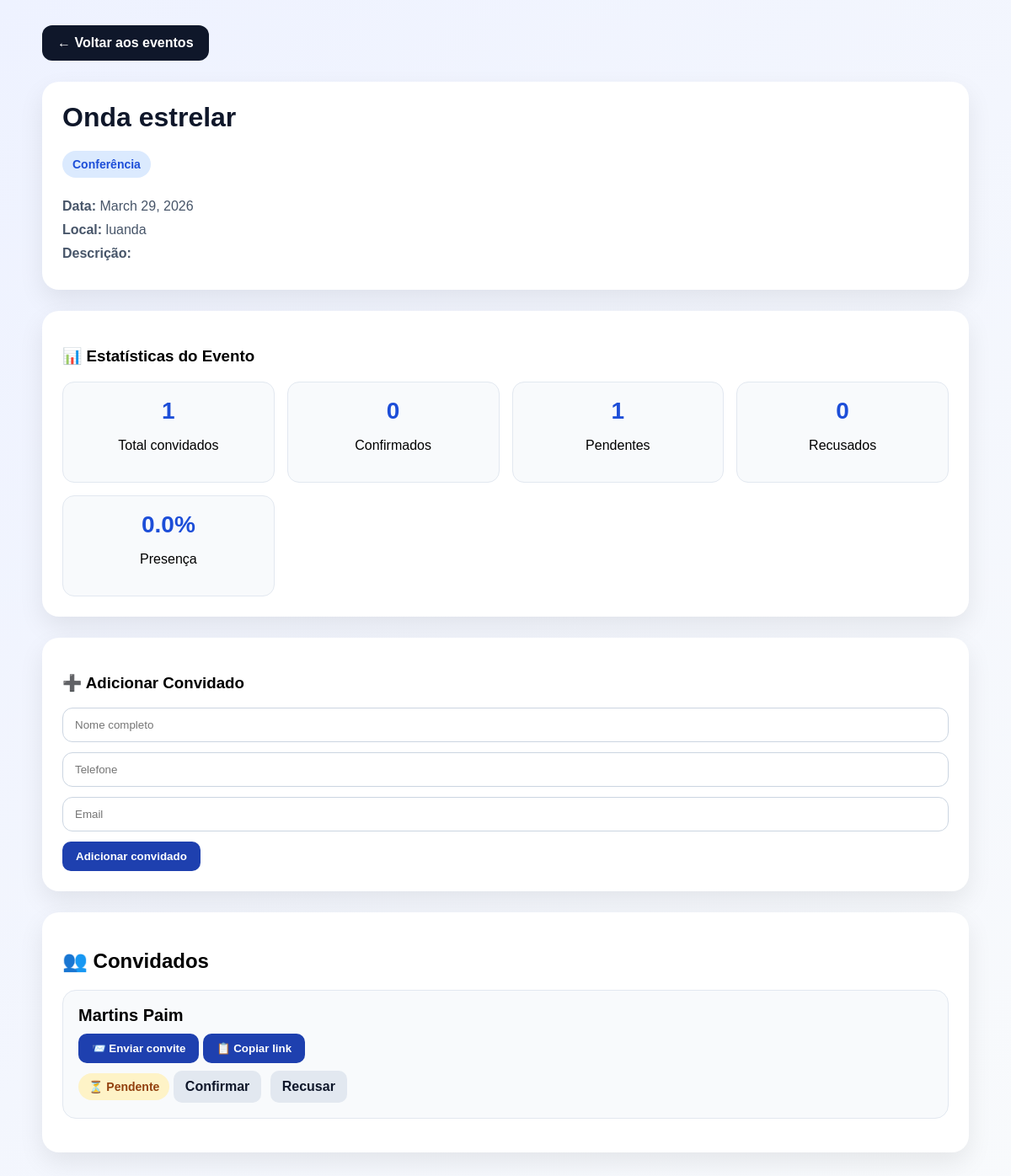
/events/9/, run on an earlier commit of the app's database.
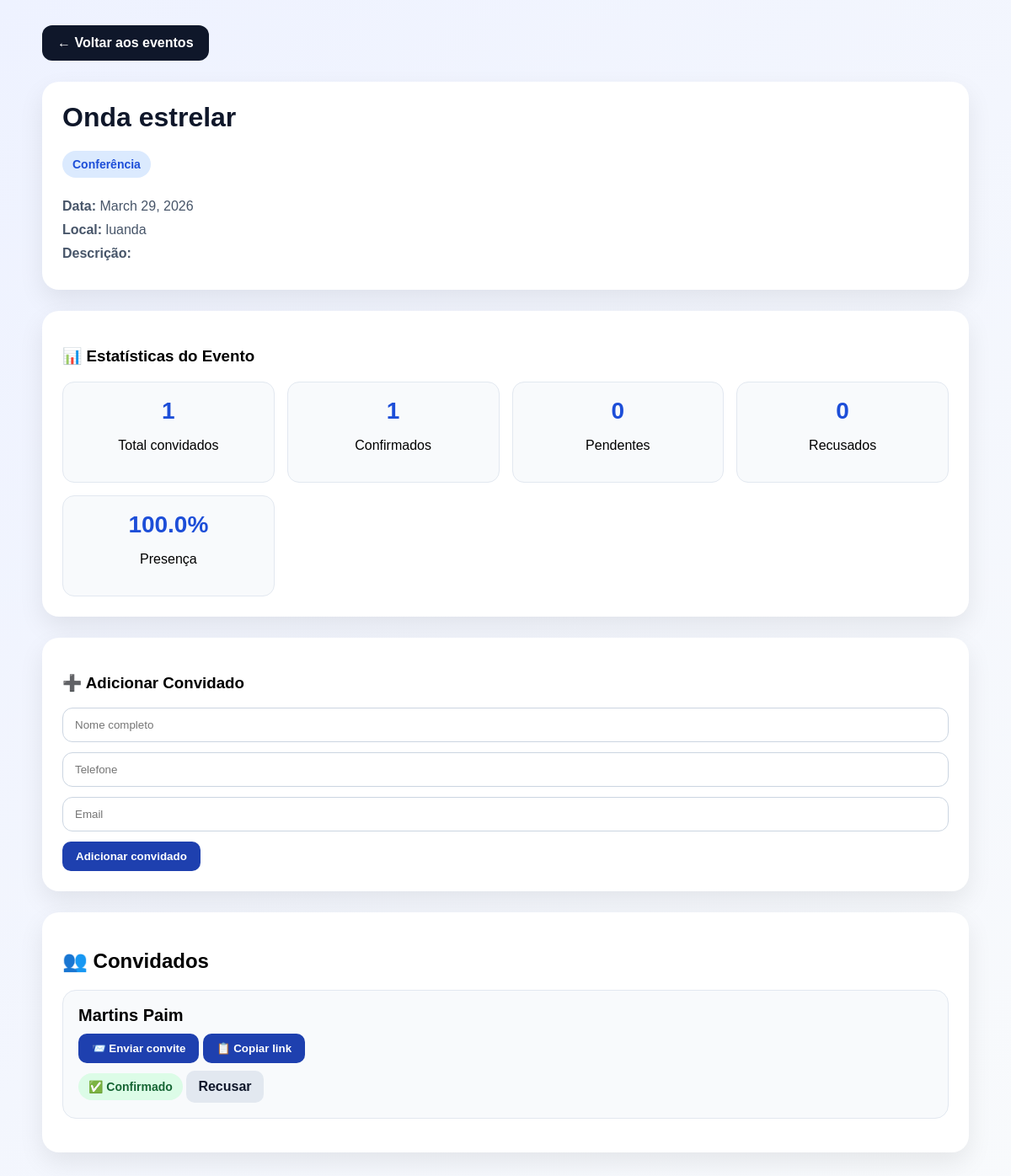
And on a later commit of the database.
### events/models.py (models this page shows, shortened)
class Event(models.Model):
    EVENT_TYPES = [
        ('aniversario', 'Aniversário'),
        ('casamento', 'Casamento'),
        ('noivado', 'Noivado'),
        ('baptizado', 'Baptizado'),
        ('cha_de_bebe', 'Chá de bebé'),
        ('formatura', 'Formatura'),
        ('conferencia', 'Conferência'),
        ('reuniao', 'Reunião'),
        ('evento_corporativo', 'Evento corporativo'),
        ('outro', 'Outro'),
    ]
    name = models.CharField(max_length=200)
    event_type = models.CharField(max_length=30, choices=EVENT_TYPES)
    custom_event_type = models.CharField(max_length=100, blank=True)
    date = models.DateField()
    location = models.CharField(max_length=255)
    description = models.TextField(blank=True)
    created_at = models.DateTimeField(auto_now_add=True)
    def event_type_label(self):
        if self.event_type == 'outro' and self.custom_event_type:
            return self.custom_event_type
        return self.get_event_type_display()

### guests/models.py (models this page shows, shortened)
class Guest(models.Model):
    STATUS_CHOICES = [
        ('pendente', 'Pendente'),
        ('confirmado', 'Confirmado'),
        ('recusado', 'Recusado'),
    ]
    event = models.ForeignKey(Event, on_delete=models.CASCADE)
    full_name = models.CharField(max_length=200)
    phone = models.CharField(max_length=20)
    email = models.EmailField(blank=True)
    status = models.CharField(max_length=20, choices=STATUS_CHOICES, default='pendente')
    token = models.UUIDField(default=uuid.uuid4, editable=False, unique=True)

### events/views.py (the view, shortened to what this page needs)
# urls.py: path('<int:event_id>/', views.event_detail, name='event_detail'),
def event_detail(request, event_id):
    event = get_object_or_404(Event, id=event_id)
    guests = Guest.objects.filter(event=event)
    total_guests = guests.count()
    confirmed_guests = guests.filter(status='confirmado').count()
    pending_guests = guests.filter(status='pendente').count()
    declined_guests = guests.filter(status='recusado').count()
    if total_guests > 0:
        percentage = round((confirmed_guests / total_guests) * 100, 1)
    else:
        percentage = 0
    return render(request, 'events/event_detail.html', {
        'event': event,
        'guests': guests,
        'total_guests': total_guests,
        'confirmed_guests': confirmed_guests,
        'pending_guests': pending_guests,
        'declined_guests': declined_guests,
        'percentage': percentage,
    })

### events/templates/events/event_detail.html (shortened to what this page needs)
<!DOCTYPE html>
<html lang="pt">
<head>
</head>
<body>
    <div class="container">
        <div class="topbar">
            <a href="/events/" class="back-btn">← Voltar aos eventos</a>
        </div>
        <div class="event-card">
            <h1>{{ event.name }}</h1>
            <div class="badge">{{ event.event_type_label }}</div>
            <div class="info"><strong>Data:</strong> {{ event.date }}</div>
            <div class="info"><strong>Local:</strong> {{ event.location }}</div>
            <div class="info"><strong>Descrição:</strong> {{ event.description }}</div>
        </div>
        <div class="stats-box">
    <h3>📊 Estatísticas do Evento</h3>
    <div class="stats-grid">
        <div class="stat">
            <h4>{{ total_guests }}</h4>
            <p>Total convidados</p>
        </div>
        <div class="stat">
            <h4>{{ confirmed_guests }}</h4>
            <p>Confirmados</p>
        </div>
        <div class="stat">
            <h4>{{ pending_guests }}</h4>
            <p>Pendentes</p>
        </div>
        <div class="stat">
            <h4>{{ declined_guests }}</h4>
            <p>Recusados</p>
        </div>
        <div class="stat">
            <h4>{{ percentage }}%</h4>
            <p>Presença</p>
        </div>
    </div>
</div>
        <div class="section">
            <h3>➕ Adicionar Convidado</h3>
            <form method="POST">
                <input type="text" name="full_name" placeholder="Nome completo" required>
                <input type="text" name="phone" placeholder="Telefone">
                <input type="email" name="email" placeholder="Email">
                <button type="submit">Adicionar convidado</button>
            </form>
        </div>
        <div class="section">
            <h2>👥 Convidados</h2>
            {% if guests %}
                <ul class="guest-list">
                    {% for guest in guests %}
                        <li class="guest-item">
                            <div class="guest-name">{{ guest.full_name }}</div>
                            <div style="margin-top:10px;">
                                <button class="wa-btn" onclick="enviarWhatsApp(
                                    '{{ guest.full_name }}',
                                    '{{ guest.event.name }}',
                                    '{{ guest.event.date }}',
                                    '{{ guest.event.location }}',
                                    '{{ guest.phone }}',
                                    '{{ guest.token }}'
                                )">
                                    📨 Enviar convite
                                </button>
                                <button class="copy-btn" onclick="navigator.clipboard.writeText('http://192.168.1.15:8000/invite/{{ guest.token }}/confirm/')">
                                    📋 Copiar link
                                </button>
                            </div>
                           <div class="guest-actions">
                    {% if guest.status == 'confirmado' %}
                         <div class="status confirmado">✅ Confirmado</div>
        <a href="/decline/{{ guest.id }}/">Recusar</a>
                    {% elif guest.status == 'recusado' %}
        <div class="status recusado">🚫 Recusado</div>
        <a href="/confirm/{{ guest.id }}/">Confirmar</a>
                     {% else %}
        <div class="status pendente">⏳ Pendente</div>
        <a href="/confirm/{{ guest.id }}/">Confirmar</a>
        <a href="/decline/{{ guest.id }}/">Recusar</a>
                     {% endif %}
</div>
                        </li>
                    {% endfor %}
                </ul>
            {% else %}
                <p>Nenhum convidado ainda.</p>
            {% endif %}
        </div>
    </div>
</body>
</html>

### events/templates/events/event_detail.html (style rules this page uses)
* { box-sizing: border-box; }
body { margin: 0; font-family: Arial, sans-serif; background: linear-gradient(135deg, #eef2ff, #f8fafc); min-height: 100vh; padding: 30px 20px; }
.container { max-width: 1100px; margin: 0 auto; }
.topbar { display: flex; justify-content: space-between; align-items: center; gap: 15px; flex-wrap: wrap; margin-bottom: 25px; }
.back-btn { text-decoration: none; background: #0f172a; color: white; padding: 12px 18px; border-radius: 12px; font-weight: bold; }
.event-card, .stats-box, .section { background: white; border-radius: 20px; padding: 24px; box-shadow: 0 12px 30px rgba(0,0,0,0.08); margin-bottom: 25px; }
.event-card h1 { margin-top: 0; color: #0f172a; }
.badge { display: inline-block; background: #dbeafe; color: #1d4ed8; padding: 8px 12px; border-radius: 999px; font-size: 14px; font-weight: bold; margin-bottom: 15px; }
.info { margin: 10px 0; color: #475569; }
.stats-grid { display: grid; grid-template-columns: repeat(4, 1fr); gap: 15px; margin-top: 15px; }
.stat { background: #f8fafc; border: 1px solid #e2e8f0; border-radius: 14px; padding: 18px; text-align: center; }
.stat h4 { margin: 0; font-size: 28px; color: #1d4ed8; }
.guest-list { list-style: none; padding: 0; }
.guest-item { border: 1px solid #e2e8f0; border-radius: 16px; padding: 18px; margin-bottom: 16px; background: #f8fafc; }
.guest-name { font-size: 20px; font-weight: bold; margin-bottom: 8px; }
form input { width: 100%; padding: 12px 14px; border: 1px solid #cbd5e1; border-radius: 12px; margin-bottom: 12px; }
form button, .wa-btn, .copy-btn { background: #1e40af; color: white; border: none; padding: 10px 16px; border-radius: 10px; font-weight: bold; cursor: pointer; }
.guest-links a, .guest-actions a { display: inline-block; margin: 6px 6px 0 0; text-decoration: none; background: #e2e8f0; color: #0f172a; padding: 10px 14px; border-radius: 10px; font-weight: bold; }
.status { margin-top: 12px; font-weight: bold; display: inline-block; padding: 8px 12px; border-radius: 999px; font-size: 14px; }
.status.confirmado { background: #dcfce7; color: #166534; }

What changed in the data, as far as the page shows it:
changed Guest "Martins Paim": status "⏳ Pendente Confirmar" → "✅ Confirmado"
Also different on the page:
{{ confirmed_guests }}: "0" → "1"
{{ pending_guests }}: "1" → "0"
{{ percentage }}: "0.0" → "100.0"
